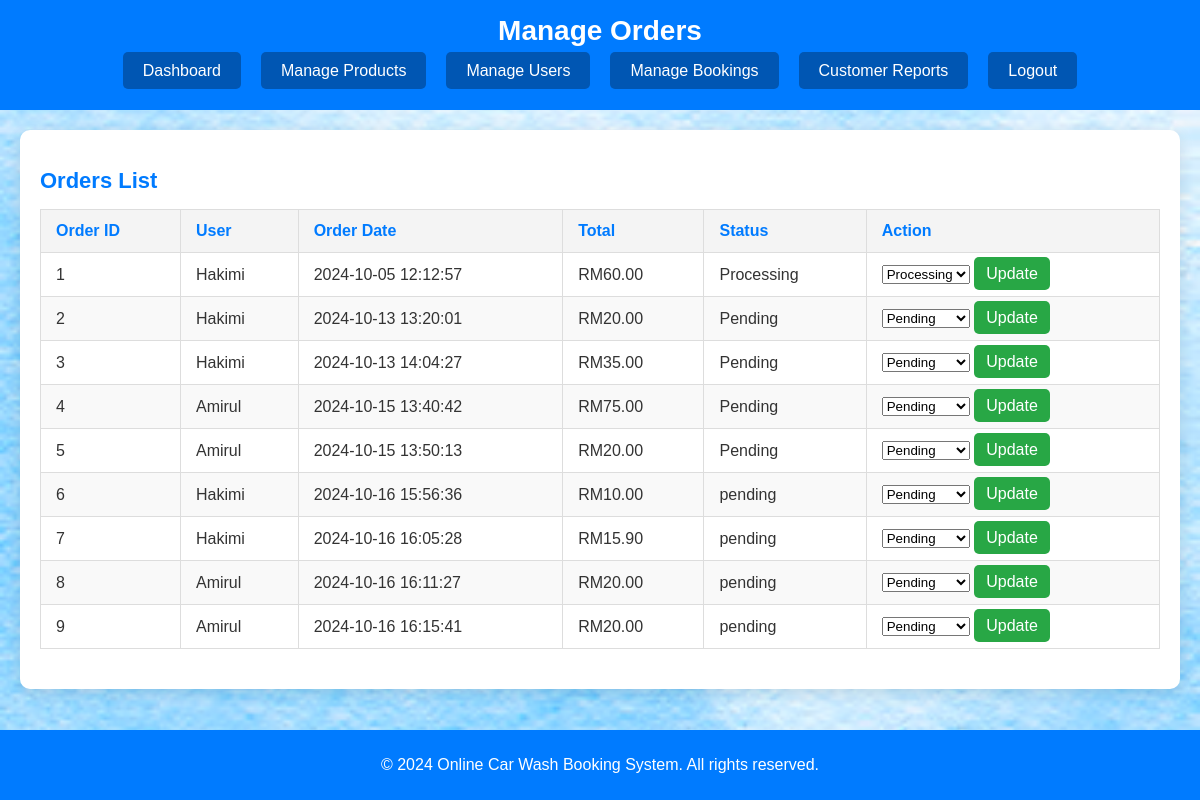
Screenshot of /manage_order.php with the database file from the repository.
### tables this page shows
CREATE TABLE `orders` (
  `order_id` int(11) NOT NULL,
  `user_id` int(11) NOT NULL,
  `address_id` int(11) NOT NULL,
  `payment_method` varchar(50) NOT NULL,
  `total` decimal(10,2) NOT NULL,
  `order_date` timestamp NOT NULL DEFAULT current_timestamp(),
  `status` varchar(20) NOT NULL DEFAULT 'Pending'
);

CREATE TABLE `users` (
  `user_id` int(11) NOT NULL,
  `name` varchar(100) DEFAULT NULL,
  `email` varchar(100) DEFAULT NULL,
  `password` varchar(255) DEFAULT NULL,
  `phone` int(11) DEFAULT NULL,
  `role` enum('admin','customer') NOT NULL
);

### manage_order.php (the view, shortened to what this page needs)
<?php
$host = 'localhost';
$db = 'carwash';
$user = 'root';
$pass = '';
$charset = 'utf8mb4';
$dsn = "mysql:host=$host;dbname=$db;charset=$charset";
$options = [
    PDO::ATTR_ERRMODE            => PDO::ERRMODE_EXCEPTION,
    PDO::ATTR_DEFAULT_FETCH_MODE => PDO::FETCH_ASSOC,
    PDO::ATTR_EMULATE_PREPARES   => false,
];
try {
    $pdo = new PDO($dsn, $user, $pass, $options);
} catch (\PDOException $e) {
    throw new \PDOException($e->getMessage(), (int)$e->getCode());
}
$stmt_orders = $pdo->query("SELECT o.order_id, o.user_id, o.order_date, o.total, o.status, u.name
                             FROM orders o
                             JOIN users u ON o.user_id = u.user_id");
$result_orders = $stmt_orders->fetchAll();
?>
<!DOCTYPE html>
<html lang="en">
<head>
</head>
<body>
    <header>
        <h1>Manage Orders</h1>
        <nav>
            <ul>
                <li><a href="../ITP/dashboard.php">Dashboard</a></li>
                <li><a href="../ITP/manage_product.php">Manage Products</a></li>
                <li><a href="../ITP/manage_user.php">Manage Users</a></li>
                <li><a href="../ITP/manage_bookings.php">Manage Bookings</a></li>
                <li><a href="../ITP/view_reports.php">Customer Reports</a></li>
                <li><a href="../ITP/logout.php">Logout</a></li>
            </ul>
        </nav>
    </header>
    <main>
        <section>
            <h2>Orders List</h2>
            <table>
                <thead>
                    <tr>
                        <th>Order ID</th>
                        <th>User</th>
                        <th>Order Date</th>
                        <th>Total</th>
                        <th>Status</th>
                        <th>Action</th>
                    </tr>
                </thead>
                <tbody>
                    <?php foreach ($result_orders as $order): ?>
                    <tr>
                        <td><?= htmlspecialchars($order['order_id']); ?></td>
                        <td><?= htmlspecialchars($order['name']); ?></td>
                        <td><?= htmlspecialchars($order['order_date']); ?></td>
                        <td>RM<?= number_format($order['total'], 2); ?></td>
                        <td><?= htmlspecialchars($order['status']); ?></td>
                        <td>
                            <select onchange="location.href='update_order.php?order_id=<?= $order['order_id']; ?>&status=' + this.value">
                                <option value='Pending' <?= ($order['status'] == 'Pending') ? 'selected' : ''; ?>>Pending</option>
                                <option value='Processing' <?= ($order['status'] == 'Processing') ? 'selected' : ''; ?>>Processing</option>
                            </select>
                            <a href="update_order.php?order_id=<?= $order['order_id']; ?>" class="update-btn">Update</a>
                        </td>
                    </tr>
                    <?php endforeach; ?>
                </tbody>
            </table>
        </section>
    </main>
    <footer>
        <p>&copy; 2024 Online Car Wash Booking System. All rights reserved.</p>
    </footer>
</body>
</html>

### manage_order.php (style rules this page uses)
body { font-family: Arial, sans-serif; background: url('images/wallpaper.png') no-repeat center center fixed; background-size: cover; margin: 0; padding: 0; color: #333; }
header { background-color: #007bff; color: white; padding: 15px 0; text-align: center; }
header h1 { margin: 0; font-size: 28px; }
nav ul { list-style: none; padding: 0; margin: 15px 0; display: flex; justify-content: center; }
nav ul li { margin: 0 10px; }
nav ul li a { color: white; text-decoration: none; font-size: 16px; padding: 10px 20px; border-radius: 5px; background-color: #0056b3; transition: background-color 0.3s; }
main { padding: 20px; max-width: 1200px; margin: 0 auto; }
section { background-color: #ffffff; padding: 20px; border-radius: 10px; box-shadow: 0 4px 15px rgba(0, 0, 0, 0.1); margin-bottom: 20px; }
section h2 { color: #007bff; font-size: 22px; margin-bottom: 15px; }
table { width: 100%; border-collapse: collapse; margin-bottom: 20px; }
table th, table td { padding: 12px 15px; border: 1px solid #ddd; text-align: left; }
table th { background-color: #f4f4f4; color: #007bff; }
table tbody tr:nth-child(even) { background-color: #f9f9f9; }
.update-btn { text-decoration: none; padding: 8px 12px; border-radius: 5px; background-color: #28a745; color: white; }
footer { background-color: #007bff; color: white; text-align: center; padding: 10px 0; position: fixed; bottom: 0; width: 100%; }

### rows the page displays
orders: order_id "1", user.name "Hakimi", order_date "2024-10-05 12:12:57", total "60.00", status "Processing", status+order_id "Processing"
orders: order_id "2", user.name "Hakimi", order_date "2024-10-13 13:20:01", total "20.00", status "Pending", status+order_id "Pending"
orders: order_id "3", user.name "Hakimi", order_date "2024-10-13 14:04:27", total "35.00", status "Pending", status+order_id "Pending"
orders: order_id "4", user.name "Amirul", order_date "2024-10-15 13:40:42", total "75.00", status "Pending", status+order_id "Pending"
orders: order_id "5", user.name "Amirul", order_date "2024-10-15 13:50:13", total "20.00", status "Pending", status+order_id "Pending"
orders: order_id "6", user.name "Hakimi", order_date "2024-10-16 15:56:36", total "10.00", status "pending", order_id "Pending"
orders: order_id "7", user.name "Hakimi", order_date "2024-10-16 16:05:28", total "15.90", status "pending", order_id "Pending"
orders: order_id "8", user.name "Amirul", order_date "2024-10-16 16:11:27", total "20.00", status "pending", order_id "Pending"
orders: order_id "9", user.name "Amirul", order_date "2024-10-16 16:15:41", total "20.00", status "pending", order_id "Pending"
